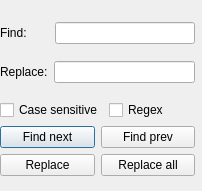
<?xml version="1.0" encoding="UTF-8"?>
<ui version="4.0">
 <class>FindReplaceDialog</class>
 <widget class="QDialog" name="FindReplaceDialog">
  <property name="geometry">
   <rect>
    <x>0</x>
    <y>0</y>
    <width>202</width>
    <height>191</height>
   </rect>
  </property>
  <property name="minimumSize">
   <size>
    <width>202</width>
    <height>191</height>
   </size>
  </property>
  <property name="maximumSize">
   <size>
    <width>202</width>
    <height>191</height>
   </size>
  </property>
  <property name="windowTitle">
   <string>Dialog</string>
  </property>
  <property name="layoutDirection">
   <enum>Qt::LayoutDirection::LeftToRight</enum>
  </property>
  <widget class="QWidget" name="">
   <property name="geometry">
    <rect>
     <x>0</x>
     <y>11</y>
     <width>195</width>
     <height>176</height>
    </rect>
   </property>
   <layout class="QVBoxLayout" name="verticalLayout_3">
    <item>
     <layout class="QHBoxLayout" name="horizontalLayout">
      <property name="spacing">
       <number>28</number>
      </property>
      <item>
       <widget class="QLabel" name="findLabel">
        <property name="text">
         <string>Find:</string>
        </property>
       </widget>
      </item>
      <item>
       <widget class="QLineEdit" name="findEdit">
        <property name="enabled">
         <bool>true</bool>
        </property>
       </widget>
      </item>
     </layout>
    </item>
    <item>
     <layout class="QHBoxLayout" name="horizontalLayout_2">
      <item>
       <widget class="QLabel" name="replaceLabel">
        <property name="text">
         <string>Replace:</string>
        </property>
       </widget>
      </item>
      <item>
       <widget class="QLineEdit" name="replaceEdit"/>
      </item>
     </layout>
    </item>
    <item>
     <layout class="QVBoxLayout" name="verticalLayout_2">
      <item>
       <layout class="QHBoxLayout" name="horizontalLayout_3">
        <item>
         <widget class="QCheckBox" name="caseSensitiveChk">
          <property name="text">
           <string>Case sensitive</string>
          </property>
         </widget>
        </item>
        <item>
         <widget class="QCheckBox" name="regexChk">
          <property name="text">
           <string>Regex</string>
          </property>
         </widget>
        </item>
       </layout>
      </item>
      <item>
       <layout class="QVBoxLayout" name="verticalLayout">
        <item>
         <layout class="QHBoxLayout" name="horizontalLayout_4">
          <item>
           <widget class="QPushButton" name="findNextBtn">
            <property name="text">
             <string>Find next</string>
            </property>
           </widget>
          </item>
          <item>
           <widget class="QPushButton" name="findPrevBtn">
            <property name="text">
             <string>Find prev</string>
            </property>
           </widget>
          </item>
         </layout>
        </item>
        <item>
         <layout class="QHBoxLayout" name="horizontalLayout_5">
          <item>
           <widget class="QPushButton" name="replaceBtn">
            <property name="text">
             <string>Replace</string>
            </property>
           </widget>
          </item>
          <item>
           <widget class="QPushButton" name="replaceAllBtn">
            <property name="text">
             <string>Replace all</string>
            </property>
           </widget>
          </item>
         </layout>
        </item>
       </layout>
      </item>
     </layout>
    </item>
   </layout>
  </widget>
 </widget>
 <resources/>
 <connections/>
</ui>
